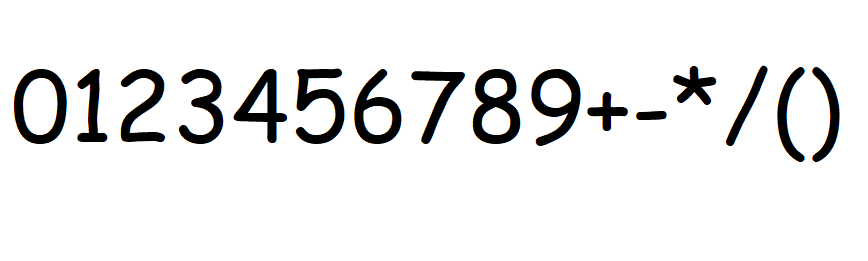
#> input picture data/font0.png, 868 x 261 px
$ python -i processing.py   (imports and definitions only)
#> lines starting #> are read from the running program, lines starting #| are printed output that depends on the picture; after the words box and inside, x2 and y2 are one past the last pixel; in counts of white or black regions, pixels touching at a corner belong together
#> further down, picture is the input picture: shape (261, 868, 3); mean B, G, R 234, 234.1, 234.1
import cv2


class Processing:
    @staticmethod
    def extract_segments(image, draw_rectangles=False) -> list:
        """
        Divides an image into individual symbols and rescales them
        @param image: Image containing a mathematical expression
        @param draw_rectangles: Saves the image with rectangles drawn around contours if set to true
        @return: List containing symbols extracted from an image
        """
#> called with draw_rectangles = False
        gray = cv2.cvtColor(image, cv2.COLOR_BGR2GRAY)
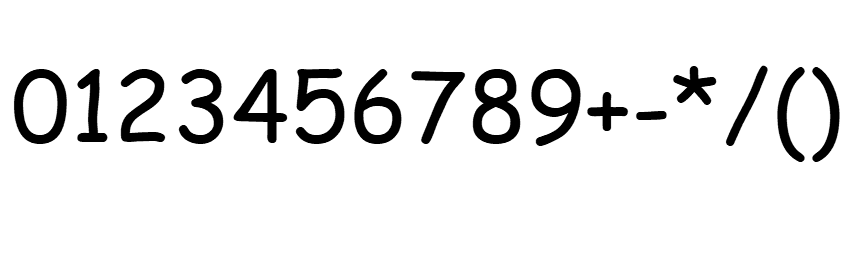
#> gray: shape (261, 868); min 0, max 255, mean 234
        ret, thresh = cv2.threshold(gray, gray[0, 0] - 1, 255, cv2.THRESH_BINARY)
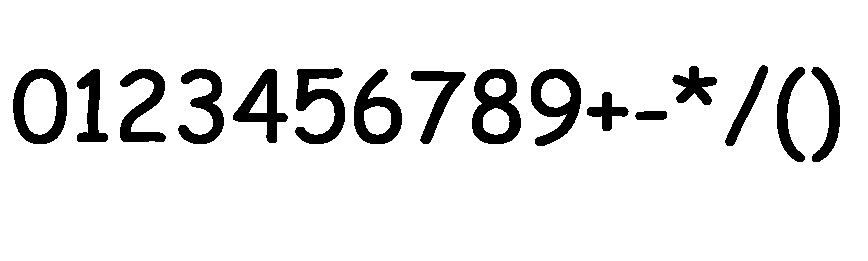
#> thresh: shape (261, 868); 90.7% white; 16 black regions, largest, box (x1, y1, x2, y2) and area: (472, 69, 521, 144) 2070, (295, 68, 345, 144) 1885, (13, 69, 67, 144) 1842
#> ret = 254
        edged = cv2.Canny(gray, 30, 200)
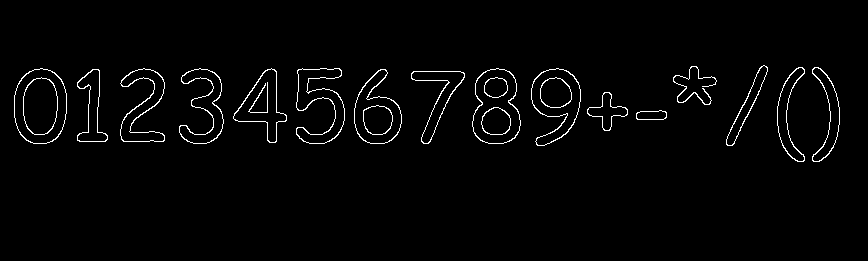
#> edged: shape (261, 868); 2.1% white in thin lines or dots, all inside (x1, y1, x2, y2) = (14, 65, 840, 162)
        contours, hierarchy = cv2.findContours(edged, cv2.RETR_EXTERNAL, cv2.CHAIN_APPROX_NONE)
#> contours = 16 contours; largest, box (x1, y1, x2, y2) and area: (14, 68, 67, 144) 3228, (472, 68, 521, 144) 2842, (531, 68, 581, 146) 2382, (354, 69, 402, 144) 2185, (233, 68, 287, 143) 1743
        bounding_boxes = [cv2.boundingRect(c) for c in contours]
#> bounding_boxes = 16 items, first 6: (636, 110, 31, 10), (587, 92, 41, 39), (411, 71, 54, 73), (354, 69, 48, 75), (77, 69, 31, 73), (531, 68, 50, 78)
        bounding_boxes.sort()
        roi = [thresh[y:y + height, x:x + width] for x, y, width, height in bounding_boxes]
#> roi = 16 items
        results = []
        for index, symbol in enumerate(roi):
            x, y, width, height = bounding_boxes[index]
            if symbol[0, 0] == thresh[0, 0] or symbol[0, -1] == thresh[0, 0]:
                if draw_rectangles:
                    cv2.rectangle(image, (x, y), (x + width, y + height), (0, 255, 0), 2)
                symbol = cv2.resize(symbol, (14, 21))
                results.append(symbol / 255)
#> this loop made 16 passes
#> (x, y, width, height) on passes 1 to 12: (14, 68, 53, 76), (77, 69, 31, 73), (120, 68, 45, 74), (179, 68, 45, 76), (233, 68, 54, 75), (296, 68, 49, 76), (354, 69, 48, 75), (411, 71, 54, 73), (472, 68, 49, 76), (531, 68, 50, 78), (587, 92, 41, 39), (636, 110, 31, 10)
#> after the loop, results = 16 items
        if draw_rectangles:
            cv2.imwrite("data/_output.png", image)
        return results

>>> import cv2
>>> picture = cv2.imread('data/font0.png')
>>> result = Processing().extract_segments(picture)
#> result = 16 items

$ run again, on data/font2.png
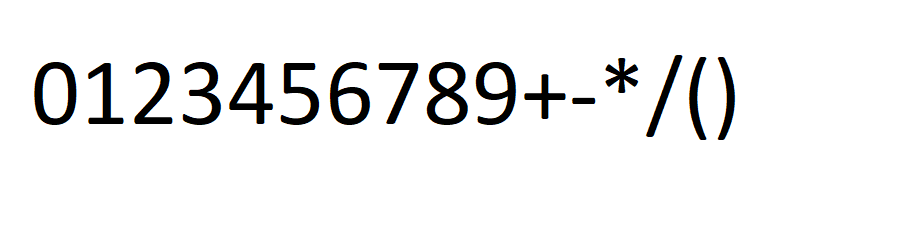
#> input picture data/font2.png, 897 x 226 px
#> picture is the input picture: shape (226, 897, 3); mean B, G, R 238.8, 238.8, 238.8
#> in extract_segments, `ret, thresh = cv2.threshold(gray, gray[0, 0] - 1, 255, cv2.THRESH_BINA..`:
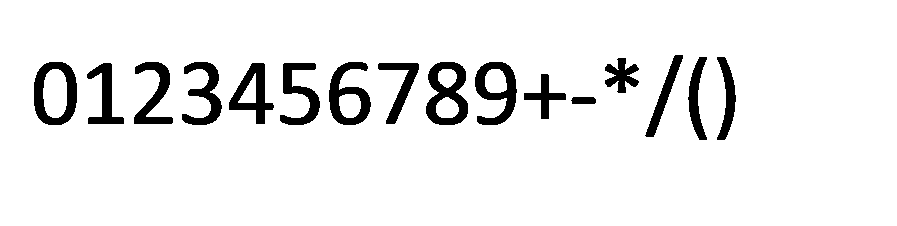
#> thresh: shape (226, 897); 92.6% white; 16 black regions, largest, box (x1, y1, x2, y2) and area: (426, 62, 468, 125) 1434, (34, 62, 77, 125) 1329, (475, 62, 517, 125) 1280
#> ret = 254
#> in extract_segments, `edged = cv2.Canny(gray, 30, 200)`:
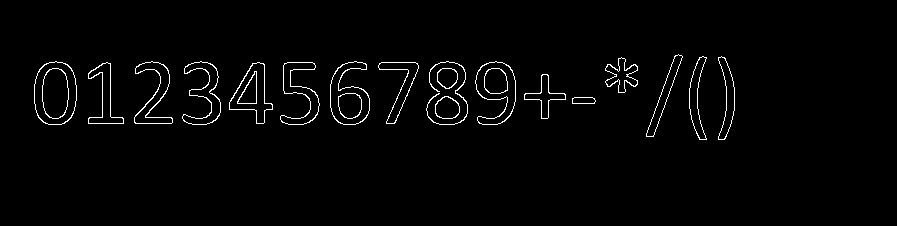
#> edged: shape (226, 897); 2% white in thin lines or dots, all inside (x1, y1, x2, y2) = (34, 54, 735, 140)
#> contours = 18 contours; largest, box (x1, y1, x2, y2) and area: (34, 61, 77, 125) 2231, (475, 61, 516, 125) 1599, (330, 61, 370, 125) 1578, (229, 62, 273, 124) 1324, (182, 61, 221, 125) 956
#> bounding_boxes = 18 items, first 6: (572, 97, 24, 7), (435, 96, 25, 23), (524, 74, 42, 45), (437, 68, 21, 21), (378, 62, 41, 62), (280, 62, 40, 63)
#> roi = 18 items
#> the loop in extract_segments, `for index, symbol in enumerate(roi):` made 18 passes
#> (x, y, width, height) on passes 1 to 8: (34, 61, 43, 64), (88, 62, 36, 62), (134, 61, 39, 63), (182, 61, 39, 64), (229, 62, 44, 62), (280, 62, 40, 63), (330, 61, 40, 64), (378, 62, 41, 62)
#> after the loop in extract_segments, `for index, symbol in enumerate(roi):`: results = 16 items

$ run again, on data/fonts0.png
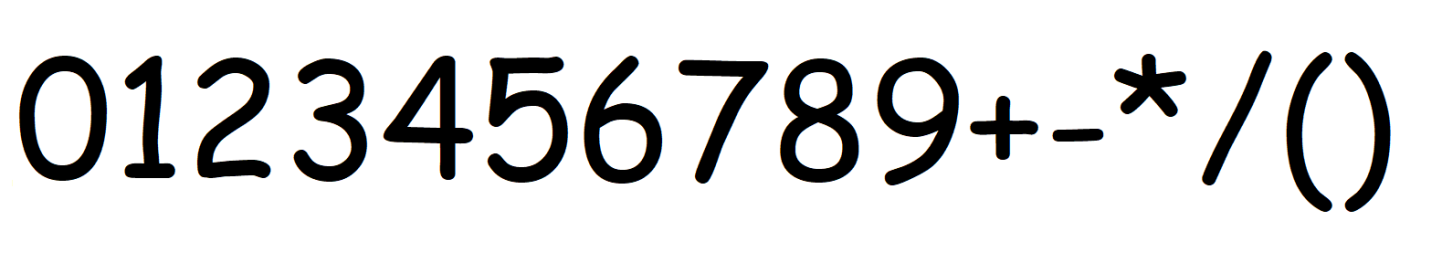
#> input picture data/fonts0.png, 1442 x 263 px
#> picture is the input picture: shape (263, 1442, 3); mean B, G, R 220.1, 220.1, 220.1
#> in extract_segments, `ret, thresh = cv2.threshold(gray, gray[0, 0] - 1, 255, cv2.THRESH_BINA..`:
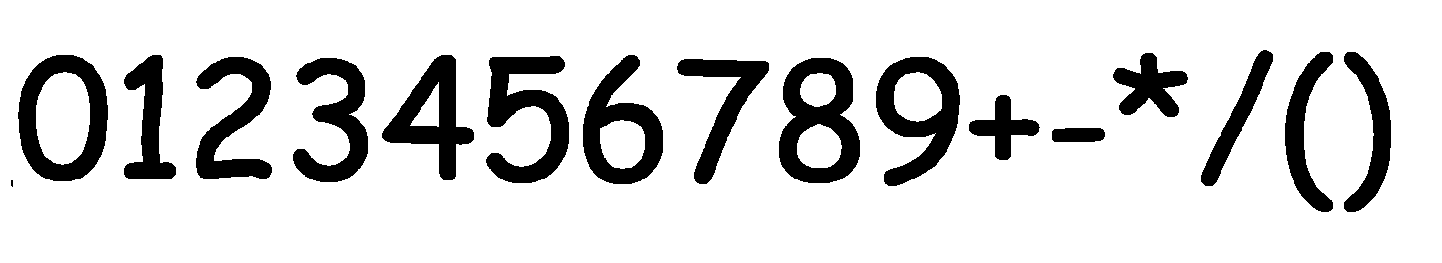
#> thresh: shape (263, 1442); 84.2% white; 17 black regions (1 under 20 px), largest, box (x1, y1, x2, y2) and area: (779, 58, 860, 183) 5629, (486, 56, 569, 183) 5381, (18, 55, 108, 181) 5203
#> ret = 254
#> in extract_segments, `edged = cv2.Canny(gray, 30, 200)`:
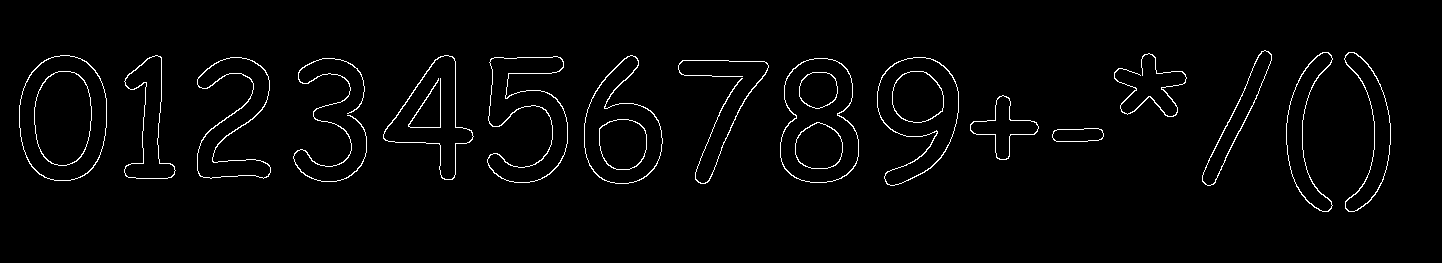
#> edged: shape (263, 1442); 2.1% white in thin lines or dots, all inside (x1, y1, x2, y2) = (19, 50, 1391, 212)
#> contours = 16 contours; largest, box (x1, y1, x2, y2) and area: (19, 55, 107, 181) 8950, (780, 58, 859, 183) 7770, (877, 57, 959, 186) 6546, (584, 55, 663, 184) 6162, (383, 55, 474, 180) 4880
#> bounding_boxes = 16 items, first 6: (1052, 128, 52, 14), (970, 95, 69, 65), (678, 60, 91, 124), (780, 58, 79, 125), (293, 58, 74, 124), (877, 57, 82, 129)
#> roi = 16 items
#> the loop in extract_segments, `for index, symbol in enumerate(roi):` made 16 passes
#> (x, y, width, height) on passes 1 to 8: (19, 55, 88, 126), (124, 55, 52, 124), (197, 57, 74, 122), (293, 58, 74, 124), (383, 55, 91, 125), (487, 56, 81, 127), (584, 55, 79, 129), (678, 60, 91, 124)
